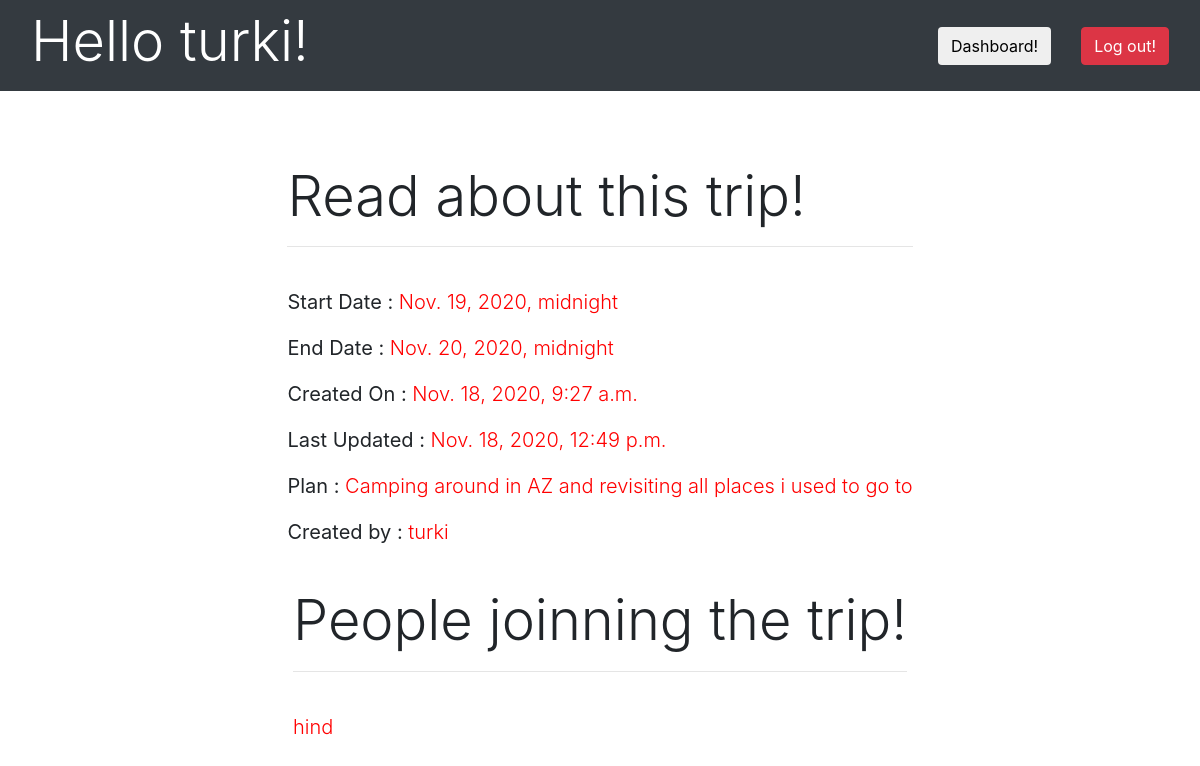
Page /trips/1 (signed in) on the committed database.
### app_one/models.py (models this page shows)
class User(models.Model):
    first_name = models.CharField(max_length=255)
    last_name = models.CharField(max_length=255)
    email = models.CharField(max_length=255)
    password = models.CharField(max_length=500)
    created_at = models.DateTimeField(auto_now_add = True)
    updated_at = models.DateTimeField(auto_now = True)
    objects = UserManager()

class Trip(models.Model):
    dest = models.CharField(max_length = 255)
    start_date = models.DateTimeField()
    end_date = models.DateTimeField()
    plan = models.TextField()
    user = models.ForeignKey(User, related_name = 'trips', on_delete = models.CASCADE)
    jointed_users = models.ManyToManyField(User, related_name = 'joined_trips')
    created_at = models.DateTimeField(auto_now_add = True)
    updated_at = models.DateTimeField(auto_now = True)
    objects = TripManager()

### app_one/views.py (the view)
# urls.py: path('trips/<int:trip_id>', views.trip_info),
def trip_info(request, trip_id):
    context = {
        'trip' : Trip.objects.get(id = trip_id),
        'user' : User.objects.get(id = request.session['userid']),
    }
    return render(request, 'trip_info.html', context)

### app_one/templates/trip_info.html (shortened to what this page needs)
<!DOCTYPE html>
<html lang="en" dir="ltr">
  <head>
    <link rel="stylesheet" href="https://maxcdn.bootstrapcdn.com/bootstrap/4.0.0/css/bootstrap.min.css" >
    <link rel="stylesheet" href="https://maxcdn.bootstrapcdn.com/font-awesome/4.4.0/css/font-awesome.min.css">
  </head>
</head>
<body>
  <nav class="navbar navbar-dark bg-dark">
    <div class="container-fluid">
      <div class="navbar-header">
        <h4 class="display-4" style="color:white" >Hello {{user.first_name}}!</h4>
      </div>
      <div class="row">
        <div class="col-sm-auto mx-auto">
          <a href="/trips"><button class="btn">Dashboard!</button></a>
        </div>
        <div class="col-sm-auto mx-auto">
            <a href="/logout"><button class="btn btn-danger">Log out!</button></a>
        </div>
      </div>
    </div>
  </nav>
    <div class="container-fluid  p-5">
      <div class="row">
        <div class="col-sm-auto mx-auto  pt-4">
          <h6 class="display-4"> Read about this trip!</h6>
          <hr> <br>
          <p class="lead"><strong>Start Date :</strong> <span style="color:red">{{trip.start_date}}</span></p>
          <p class="lead"><strong>End Date :</strong> <span style="color:red">{{trip.end_date}}</span></p>
          <p class="lead"><strong>Created On :</strong> <span style="color:red">{{trip.created_at}}</span></p>
          <p class="lead"><strong>Last Updated :</strong> <span style="color:red">{{trip.updated_at}}</span></p>
          <p class="lead"><strong>Plan :</strong> <span style="color:red">{{trip.plan}}</span></p>
          <p class="lead"><strong>Created by :</strong> <span style="color:red">{{trip.user.first_name}}</span></p>
        </div>
        <div class="col-sm-auto mx-auto  pt-4">
          <h6 class="display-4"> People joinning the trip!</h6>
          <hr> <br>
          {% for u in trip.jointed_users.all %}
            <p class="lead"><span style="color:red">{{u.first_name}}</span></p>
          {% endfor %}
        </div>
      </div>
  </body>
</html>

### rows in the picture
User: first_name "turki"
Trip: start_date "Nov. 19, 2020, midnight", end_date "Nov. 20, 2020, midnight", created_at "Nov. 18, 2020, 9:27 a.m.", updated_at "Nov. 18, 2020, 12:49 p.m.", plan "Camping around in AZ and revisiting all places i used to go to", user.first_name "turki"
User: first_name "hind"
